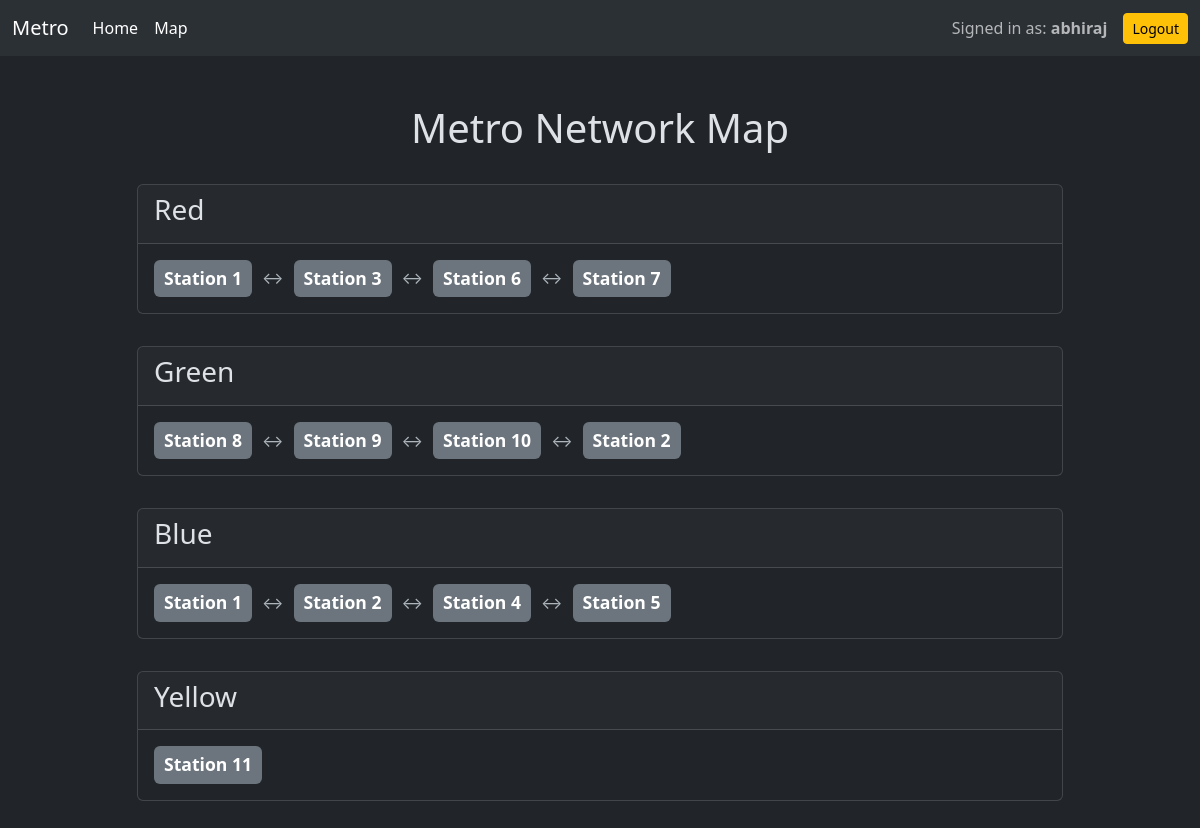
The page /ticket/map/ (signed in) on the database its author committed.
### ticket/models.py (models this page shows, shortened)
class CustomUser(AbstractUser):
    balance = models.PositiveIntegerField(default=0)

class Line(models.Model):
    id = models.AutoField(primary_key=True)
    name = models.CharField(max_length=100) # thruogh tsble
    stations = models.ManyToManyField(Station, through='ThroughTable', through_fields=('line', 'station'), related_name='lines')
    def __str__(self):
        return self.name

class Station(models.Model):
    id = models.AutoField(primary_key=True)
    name = models.CharField(max_length=100)
    def __str__(self):
        return self.name

### ticket/views.py (the view)
# urls.py: path('map/', views.ticket_map, name='ticket_map'),
def ticket_map(request):
    lines = Line.objects.all()
    map = []
    for line in lines:
        line_stations = (
            ThroughTable.objects.filter(line=line)
            .select_related("station")
            .order_by("order")
        )
        stations_list = [link.station for link in line_stations]
        map.append({"line": line, "stations": stations_list})
    context = {"map": map}
    return render(request, "map.html", context)

### ticket/templates/map.html (shortened to what this page needs)
{% extends "layout.html" %}
{% block content %}
<br>
<h1>Metro Network Map</h1>
<br>
<div class="row justify-content-center">
    <div class="col-md-10">
        {% if map %}
            {% for item in map %}
                <div class="card line-card">
                    <div class="card-header">
                        <h3>{{ item.line }}</h3>
                    </div>
                    <div class="card-body">
                        <div class="d-flex flex-wrap align-items-center">
                            {% for station in item.stations %}
                                <span class="badge bg-secondary station-badge">
                                    {{ station }}
                                </span>
                                {% if not forloop.last %}
                                    <span class="arrow">&harr;</span>
                                {% endif %}
                            {% endfor %}
                        </div>
                    </div>
                </div>
            {% endfor %}
        {% else %}
            <div class="alert alert-warning text-center">
                No metro lines found in the system.
            </div>
        {% endif %}
    </div>
</div>
{% endblock %}

### templates/layout.html (shortened to what this page needs)
{% load static %}
{% load socialaccount %}
<!DOCTYPE html>
<html lang="en" data-bs-theme="dark">
<head>
    <link href="https://cdn.jsdelivr.net/npm/bootstrap@5.3.2/dist/css/bootstrap.min.css" rel="stylesheet">
</head>
<body>
    <nav class="navbar navbar-expand-lg bg-body-tertiary">
        <div class="container-fluid">
            <a class="navbar-brand">Metro</a>
            <div class="collapse navbar-collapse" id="navbarSupportedContent">
                <ul class="navbar-nav me-auto mb-2 mb-lg-0">
                    <li class="nav-item">
                        <a class="nav-link active" aria-current="page" href="{% url 'ticket_list' %}">Home</a>
                    </li>
                    <li class="nav-item">
                        <a class="nav-link active" aria-current="page" href="{% url 'ticket_map' %}">Map</a>
                    </li>
                </ul>
            </div>
            <div class="d-flex align-items-center gap-2 mt-2 mt-lg-0">
                {% if user.is_authenticated %}
                    <span class="navbar-text me-2">
                        Signed in as: <strong>{{user.username}}</strong>
                    </span>
                    <form method="post" action="/accounts/logout/">
                        <button type="submit" class="btn btn-warning btn-sm">Logout</button>
                    </form>
                {% endif %}
            </div>
        </div>
    </nav>
    <div class='container mt-4'>
        {% block content %}{% endblock %}
    </div>
</body>
</html>

### ticket/templates/map.html (style rules this page uses)
h1 { text-align: center; }
.line-card { margin-bottom: 2rem; }
.station-badge { font-size: 1.1em; padding: 10px; }
.arrow { margin: 0 10px; color: #adb5bd; }

### rows shown on the page
CustomUser: username "abhiraj"
Line: line "Red"
Station: name "Station 1"
Station: name "Station 3"
Station: name "Station 6"
Station: name "Station 7"
Line: line "Green"
Station: name "Station 8"
Station: name "Station 9"
Station: name "Station 10"
Station: name "Station 2"
Line: line "Blue"
Station: name "Station 4"
Station: name "Station 5"
Line: line "Yellow"
Station: name "Station 11"
